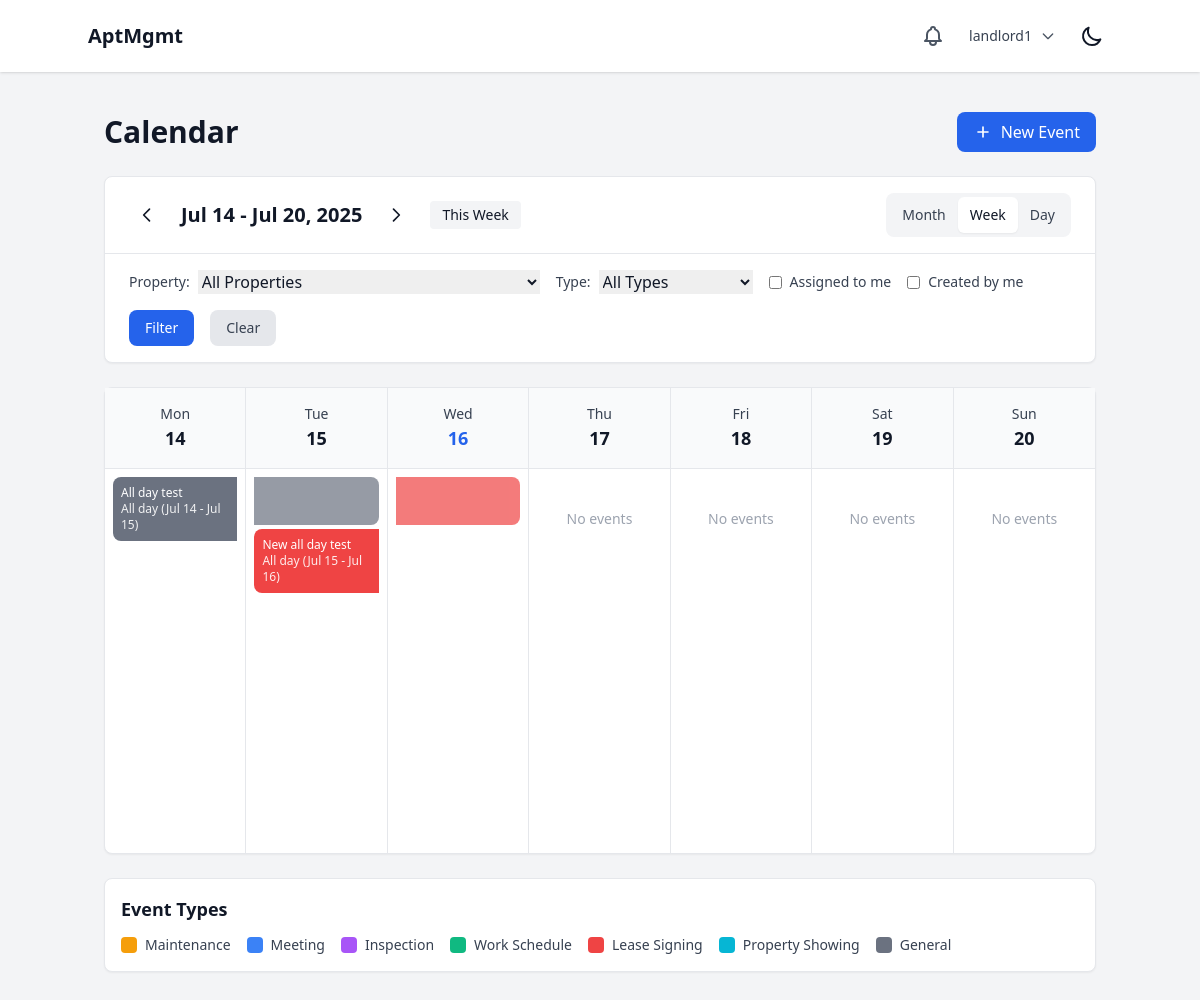
Before: /calendar/week/ (signed in) with the older database file.
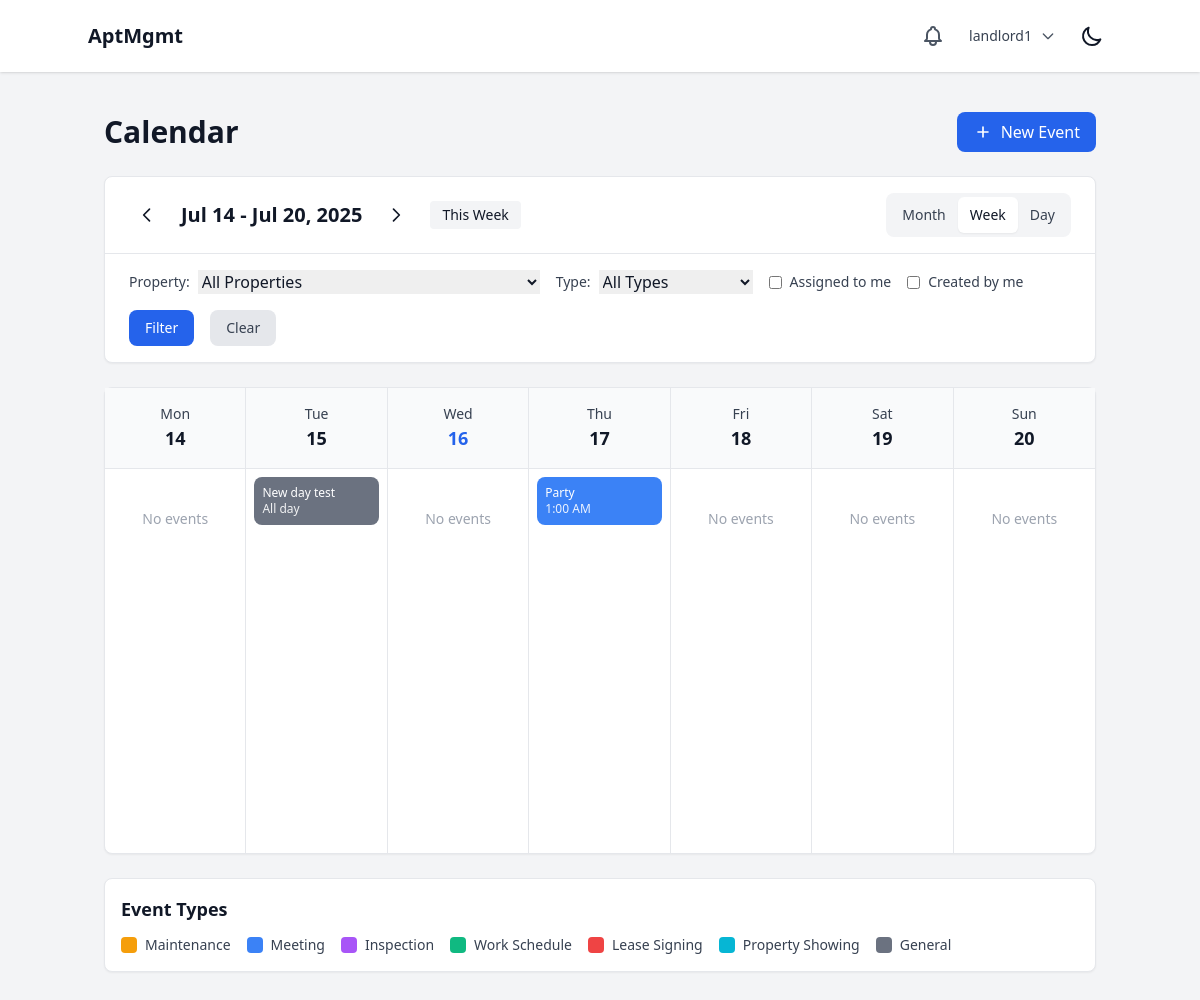
After: the same page with the newer database file.
### events/models.py (models this page shows, shortened)
class CalendarEvent(models.Model):
    class EventType(models.TextChoices):
        MAINTENANCE = "MAINTENANCE", "Maintenance"
        MEETING = "MEETING", "Meeting"
        INSPECTION = "INSPECTION", "Inspection"
        WORK_SCHEDULE = "WORK_SCHEDULE", "Work Schedule"
        LEASE_SIGNING = "LEASE_SIGNING", "Lease Signing"
        PROPERTY_SHOWING = "PROPERTY_SHOWING", "Property Showing"
        GENERAL = "GENERAL", "General"
    class Priority(models.TextChoices):
        LOW = "LOW", "Low"
        MEDIUM = "MEDIUM", "Medium"
        HIGH = "HIGH", "High"
        URGENT = "URGENT", "Urgent"
    title = models.CharField(max_length=200)
    description = models.TextField(blank=True)
    event_type = models.CharField(max_length=20, choices=EventType.choices, default=EventType.GENERAL)
    priority = models.CharField(max_length=10, choices=Priority.choices, default=Priority.MEDIUM)
    start_datetime = models.DateTimeField()
    end_datetime = models.DateTimeField()
    is_all_day = models.BooleanField(default=False)
    property = models.ForeignKey(Property, on_delete=models.CASCADE, related_name="events")
    apartment_unit = models.ForeignKey(ApartmentUnit, on_delete=models.CASCADE, related_name="events", null=True, blank=True)
    location_details = models.CharField(max_length=200, blank=True)
    created_by = models.ForeignKey(settings.AUTH_USER_MODEL, on_delete=models.CASCADE, related_name="created_events")
    assigned_to = models.ManyToManyField(settings.AUTH_USER_MODEL, blank=True, related_name="assigned_events")
    maintenance_request = models.ForeignKey(MaintenanceRequest, on_delete=models.CASCADE, null=True, blank=True, related_name="calendar_events")
    is_completed = models.BooleanField(default=False)
    is_cancelled = models.BooleanField(default=False)
    is_private = models.BooleanField(default=False)  # Private to creator only
    created_at = models.DateTimeField(auto_now_add=True)
    updated_at = models.DateTimeField(auto_now=True)
    class Meta:
        ordering = ['start_datetime']

### events/views.py (the view, shortened to what this page needs)
# urls.py: path('week/', views.calendar_week_view, name='calendar_week'),
@login_required
def calendar_week_view(request):
    today = timezone.localtime().date()
    days_since_monday = today.weekday()
    start_date = today - timedelta(days=days_since_monday)
    end_date = start_date + timedelta(days=6)
    events = get_user_events(request.user, start_date, end_date)
    filter_form = EventFilterForm(request.GET, user=request.user)
    if filter_form.is_valid():
        events = apply_event_filters(events, filter_form.cleaned_data, request.user)
    week_days = []
    current_date = start_date
    for i in range(7):
        day_start = timezone.make_aware(datetime.combine(current_date, datetime.min.time()))
        day_end = timezone.make_aware(datetime.combine(current_date, datetime.max.time()))
        day_events = events.filter(
            start_datetime__lte=day_end,
            end_datetime__gte=day_start
        ).order_by('start_datetime')
        week_days.append({
            'date': current_date,
            'events': day_events,
            'is_today': current_date == today
        })
        current_date += timedelta(days=1)
    context = {
        'week_days': week_days,
        'start_date': start_date,
        'end_date': end_date,
        'filter_form': filter_form,
        'view_type': 'week',
        'today': today,
    }
    return render(request, 'events/calendar_week.html', context)

### events/forms.py
class EventFilterForm(forms.Form):
    EVENT_TYPE_CHOICES = [('', 'All Types')] + list(CalendarEvent.EventType.choices)
    property = forms.ModelChoiceField(
        queryset=Property.objects.none(),
        required=False,
        empty_label="All Properties",
        widget=forms.Select(attrs={'class': 'form-select'})
    )
    event_type = forms.ChoiceField(
        choices=EVENT_TYPE_CHOICES,
        required=False,
        widget=forms.Select(attrs={'class': 'form-select'})
    )
    assigned_to_me = forms.BooleanField(
        required=False,
        widget=forms.CheckboxInput(attrs={'class': 'form-checkbox'})
    )
    created_by_me = forms.BooleanField(
        required=False,
        widget=forms.CheckboxInput(attrs={'class': 'form-checkbox'})
    )
    def __init__(self, *args, **kwargs):
        user = kwargs.pop('user', None)
        super().__init__(*args, **kwargs)
        if user and user.company:
            self.fields['property'].queryset = Property.objects.filter(company=user.company)

### properties/models.py (called while the page is built)
    def __str__(self):
        return f"{self.name} ({self.company.name})"

### events/templates/events/calendar_week.html (shortened to what the changed rows need)
{% extends 'base.html' %}
{% load form_tags %}
{% block content %}
<div class="container mx-auto px-4 py-6">
    <div class="flex justify-between items-center mb-6">
        <h1 class="text-3xl font-bold text-gray-900 dark:text-white">Calendar</h1>
    </div>
    <div class="bg-white dark:bg-gray-800 rounded-lg shadow-sm border border-gray-200 dark:border-gray-700 mb-6">
        <div class="px-6 py-4 border-b border-gray-200 dark:border-gray-700">
            <div class="flex flex-col lg:flex-row lg:items-center lg:justify-between space-y-4 lg:space-y-0">
                <div class="flex items-center space-x-4">
                    <h2 class="text-xl font-semibold text-gray-900 dark:text-white">
                        {{ start_date|date:"M d" }} - {{ end_date|date:"M d, Y" }}
                    </h2>
                </div>
            </div>
        </div>
    </div>
    <div class="bg-white dark:bg-gray-800 rounded-lg shadow-sm border border-gray-200 dark:border-gray-700">
        <div class="grid grid-cols-7 gap-0">
            {% for day in week_days %}
            <div class="border-r border-gray-200 dark:border-gray-700 last:border-r-0">
                <div class="p-4 border-b border-gray-200 dark:border-gray-700 bg-gray-50 dark:bg-gray-700">
                    <div class="text-center">
                        <div class="text-sm font-medium text-gray-700 dark:text-gray-300">
                            {{ day.date|date:"D" }}
                        </div>
                        <div class="text-lg font-semibold {% if day.is_today %}text-blue-600 dark:text-blue-400{% else %}text-gray-900 dark:text-white{% endif %}">
                            {{ day.date|date:"d" }}
                        </div>
                    </div>
                </div>
                <div class="min-h-96 p-2 space-y-1">
                    {% for event in day.events %}
                    {% with event_start_date=event.start_datetime|date:"Y-m-d" event_end_date=event.end_datetime|date:"Y-m-d" current_day_date=day.date|date:"Y-m-d" %}
                    {% if event_start_date == event_end_date or not event.is_all_day %}
                        <div class="p-2 rounded-lg cursor-pointer hover:opacity-80 transition-opacity"
                             style="background-color: {% if event.event_type == 'MAINTENANCE' %}#f59e0b{% elif event.event_type == 'MEETING' %}#3b82f6{% elif event.event_type == 'INSPECTION' %}#8b5cf6{% elif event.event_type == 'WORK_SCHEDULE' %}#10b981{% elif event.event_type == 'LEASE_SIGNING' %}#ef4444{% elif event.event_type == 'PROPERTY_SHOWING' %}#06b6d4{% else %}#6b7280{% endif %}; color: white;"
                             onclick="window.location.href='{% url 'events:event_detail' event.id %}'">
                            <div class="text-xs font-medium truncate">{{ event.title }}</div>
                            <div class="text-xs opacity-90">
                                {% if not event.is_all_day %}
                                    {{ event.start_datetime|date:"g:i A" }}
                                {% else %}
                                    All day
                                {% endif %}
                            </div>
                        </div>
                    {% else %}
                        {% if current_day_date == event_start_date %}
                            <div class="p-2 rounded-l-lg cursor-pointer hover:opacity-80 transition-opacity border-r-0"
                                 style="background-color: {% if event.event_type == 'MAINTENANCE' %}#f59e0b{% elif event.event_type == 'MEETING' %}#3b82f6{% elif event.event_type == 'INSPECTION' %}#8b5cf6{% elif event.event_type == 'WORK_SCHEDULE' %}#10b981{% elif event.event_type == 'LEASE_SIGNING' %}#ef4444{% elif event.event_type == 'PROPERTY_SHOWING' %}#06b6d4{% else %}#6b7280{% endif %}; color: white;"
                                 onclick="window.location.href='{% url 'events:event_detail' event.id %}'">
                                <div class="text-xs font-medium truncate">{{ event.title }}</div>
                                <div class="text-xs opacity-90">All day ({{ event.start_datetime|date:"M d" }} - {{ event.end_datetime|date:"M d" }})</div>
                            </div>
                        {% elif current_day_date == event_end_date %}
                            <div class="p-2 rounded-r-lg cursor-pointer hover:opacity-80 transition-opacity border-l-0"
                                 style="background-color: {% if event.event_type == 'MAINTENANCE' %}#f59e0b{% elif event.event_type == 'MEETING' %}#3b82f6{% elif event.event_type == 'INSPECTION' %}#8b5cf6{% elif event.event_type == 'WORK_SCHEDULE' %}#10b981{% elif event.event_type == 'LEASE_SIGNING' %}#ef4444{% elif event.event_type == 'PROPERTY_SHOWING' %}#06b6d4{% else %}#6b7280{% endif %}; color: white; opacity: 0.7;"
                                 onclick="window.location.href='{% url 'events:event_detail' event.id %}'">
                                <div class="text-xs font-medium">&nbsp;</div>
                                <div class="text-xs opacity-90">&nbsp;</div>
                            </div>
                        {% endif %}
                    {% endif %}
                    {% endwith %}
                    {% empty %}
                    <div class="text-center text-gray-400 dark:text-gray-600 text-sm py-8">
                        No events
                    </div>
                    {% endfor %}
                </div>
            </div>
            {% endfor %}
        </div>
    </div>
</div>
{% endblock %}

Changed rows visible on the page:
removed CalendarEvent: title "All day test", start_datetime "Jul 14", end_datetime "Jul 15", is_all_day True (drawn), event_type "GENERAL" (drawn)
removed CalendarEvent: title "New all day test", start_datetime "Jul 15", end_datetime "Jul 16", is_all_day True (drawn), event_type "LEASE_SIGNING" (drawn)
added CalendarEvent: title "New day test", is_all_day "All day", event_type "GENERAL" (drawn), shown under "Tue"
added CalendarEvent: title "Party", start_datetime "1:00 AM", event_type "MEETING" (drawn), shown under "Thu"
Other visible differences:
new list line: "No events"
list line gone: "No events"
